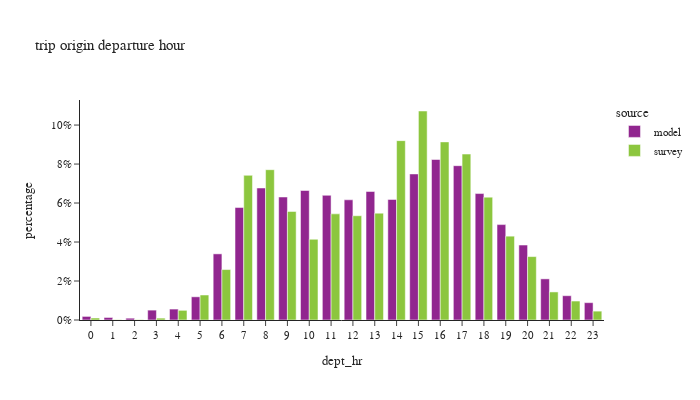

Source (notebook cell):
### Code cell
df_plot = df_trip.groupby(['dept_hr','source'])['trexpfac'].agg(sample_count='size', trexpfac='sum').reset_index()
df_plot['percentage'] = df_plot.groupby(['source'], group_keys=False)['trexpfac']. \
    apply(lambda x: x / float(x.sum()))

fig = px.bar(df_plot, x="dept_hr", y="percentage", color="source",
             barmode="group",title="trip origin departure hour",
             hover_data=['trexpfac','sample_count'])
fig.update_layout(height=400, width=700, font=dict(size=11),
                  xaxis = dict(dtick = 1, categoryorder='category ascending'),
                  yaxis=dict(tickformat=".0%"))
fig.show()

### Figure 1 — Plotly figure (JSON) as saved in the notebook; plotly's stock layout.template omitted (floating-point values rounded to 4 significant figures)
{"data": [{"alignmentgroup": "True", "customdata": [[29690.0, 29690.0], [20880.0, 20880.0], [15000.0, 15000.0], [81610.0, 81610.0], [90340.0, 90340.0], [191700.0, 191700.0], [546400.0, 546400.0], [929100.0, 929100.0], [1091000.0, 1091000.0], [1016000.0, 1016000.0], [1070000.0, 1070000.0], [1030000.0, 1030000.0], [993000.0, 993000.0], [1062000.0, 1062000.0], [996100.0, 996100.0], [1207000.0, 1207000.0], [1326000.0, 1326000.0], [1275000.0, 1275000.0], [1045000.0, 1045000.0], [788200.0, 788200.0], [619400.0, 619400.0], [339900.0, 339900.0], [200700.0, 200700.0], [143300.0, 143300.0]], "hovertemplate": "source=model<br>dept_hr=%{x}<br>percentage=%{y}<br>trexpfac=%{customdata[0]}<br>sample_count=%{customdata[1]}<extra></extra>", "legendgroup": "model", "marker": {"color": "#91268F", "pattern": {"shape": ""}}, "name": "model", "offsetgroup": "model", "orientation": "v", "showlegend": true, "textposition": "auto", "type": "bar", "x": [0, 1, 2, 3, 4, 5, 6, 7, 8, 9, 10, 11, 12, 13, 14, 15, 16, 17, 18, 19, 20, 21, 22, 23], "xaxis": "x", "y": [0.001843, 0.001297, 0.000931, 0.005067, 0.005609, 0.0119, 0.03393, 0.05769, 0.06772, 0.06309, 0.06643, 0.06397, 0.06166, 0.06592, 0.06184, 0.07492, 0.08232, 0.07915, 0.06486, 0.04894, 0.03846, 0.0211, 0.01246, 0.008895], "yaxis": "y"}, {"alignmentgroup": "True", "customdata": [[14160.0, 37.0], [1901.0, 10.0], [2284.0, 18.0], [13390.0, 31.0], [68940.0, 82.0], [178200.0, 214.0], [359700.0, 676.0], [1032000.0, 1625.0], [1072000.0, 1961.0], [774200.0, 1565.0], [575800.0, 1583.0], [756900.0, 1781.0], [743500.0, 1915.0], [761800.0, 1816.0], [1279000.0, 2135.0], [1491000.0, 2486.0], [1270000.0, 2478.0], [1183000.0, 2609.0], [876200.0, 2047.0], [597800.0, 1460.0], [452200.0, 1035.0], [200100.0, 623.0], [135200.0, 276.0], [63200.0, 133.0]], "hovertemplate": "source=survey<br>dept_hr=%{x}<br>percentage=%{y}<br>trexpfac=%{customdata[0]}<br>sample_count=%{customdata[1]}<extra></extra>", "legendgroup": "survey", "marker": {"color": "#8CC63E", "pattern": {"shape": ""}}, "name": "survey", "offsetgroup": "survey", "orientation": "v", "showlegend": true, "textposition": "auto", "type": "bar", "x": [0, 1, 2, 3, 4, 5, 6, 7, 8, 9, 10, 11, 12, 13, 14, 15, 16, 17, 18, 19, 20, 21, 22, 23], "xaxis": "x", "y": [0.001019, 0.0001367, 0.0001643, 0.0009632, 0.004959, 0.01282, 0.02587, 0.07422, 0.0771, 0.05569, 0.04142, 0.05444, 0.05348, 0.0548, 0.09201, 0.1072, 0.09137, 0.08512, 0.06302, 0.043, 0.03253, 0.0144, 0.009724, 0.004546], "yaxis": "y"}], "layout": {"barmode": "group", "font": {"size": 11}, "height": 400, "legend": {"title": {"text": "source"}, "tracegroupgap": 0}, "title": {"text": "trip origin departure hour"}, "width": 700, "xaxis": {"anchor": "y", "categoryorder": "category ascending", "domain": [0.0, 1.0], "dtick": 1, "title": {"text": "dept_hr"}}, "yaxis": {"anchor": "x", "domain": [0.0, 1.0], "tickformat": ".0%", "title": {"text": "percentage"}}}}
